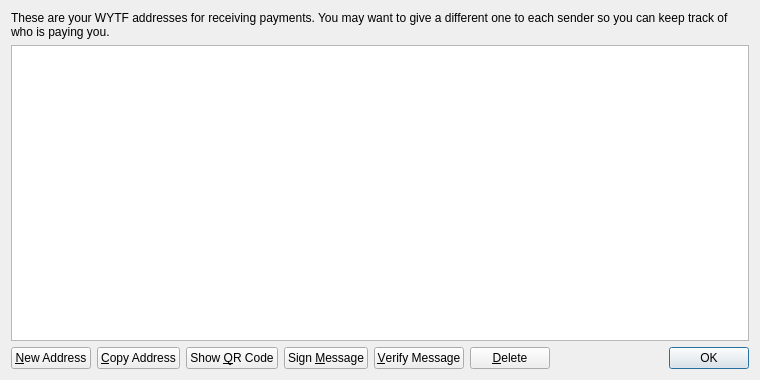
<?xml version="1.0" encoding="UTF-8"?>
<ui version="4.0">
 <class>AddressBookPage</class>
 <widget class="QWidget" name="AddressBookPage">
  <property name="geometry">
   <rect>
    <x>0</x>
    <y>0</y>
    <width>760</width>
    <height>380</height>
   </rect>
  </property>
  <property name="windowTitle">
   <string>Address Book</string>
  </property>
  <layout class="QVBoxLayout" name="verticalLayout">
   <item>
    <widget class="QLabel" name="labelExplanation">
     <property name="text">
      <string>These are your WYTF addresses for receiving payments. You may want to give a different one to each sender so you can keep track of who is paying you.</string>
     </property>
     <property name="textFormat">
      <enum>Qt::PlainText</enum>
     </property>
     <property name="wordWrap">
      <bool>true</bool>
     </property>
    </widget>
   </item>
   <item>
    <widget class="QTableView" name="tableView">
     <property name="contextMenuPolicy">
      <enum>Qt::CustomContextMenu</enum>
     </property>
     <property name="toolTip">
      <string>Double-click to edit address or label</string>
     </property>
     <property name="tabKeyNavigation">
      <bool>false</bool>
     </property>
     <property name="alternatingRowColors">
      <bool>true</bool>
     </property>
     <property name="selectionMode">
      <enum>QAbstractItemView::SingleSelection</enum>
     </property>
     <property name="selectionBehavior">
      <enum>QAbstractItemView::SelectRows</enum>
     </property>
     <property name="sortingEnabled">
      <bool>true</bool>
     </property>
     <attribute name="verticalHeaderVisible">
      <bool>false</bool>
     </attribute>
    </widget>
   </item>
   <item>
    <layout class="QHBoxLayout" name="horizontalLayout">
     <item>
      <widget class="QPushButton" name="newAddressButton">
       <property name="toolTip">
        <string>Create a new address</string>
       </property>
       <property name="text">
        <string>&amp;New Address</string>
       </property>
       <property name="icon">
        <iconset resource="../bitcoin.qrc">
         <normaloff>:/icons/add2</normaloff>:/icons/add2</iconset>
       </property>
      </widget>
     </item>
     <item>
      <widget class="QPushButton" name="copyToClipboard">
       <property name="toolTip">
        <string>Copy the currently selected address to the system clipboard</string>
       </property>
       <property name="text">
        <string>&amp;Copy Address</string>
       </property>
       <property name="icon">
        <iconset resource="../bitcoin.qrc">
         <normaloff>:/icons/editcopy2</normaloff>:/icons/editcopy2</iconset>
       </property>
      </widget>
     </item>
     <item>
      <widget class="QPushButton" name="showQRCode">
       <property name="text">
        <string>Show &amp;QR Code</string>
       </property>
       <property name="icon">
        <iconset resource="../bitcoin.qrc">
         <normaloff>:/icons/qrcode2</normaloff>:/icons/qrcode2</iconset>
       </property>
      </widget>
     </item>
     <item>
      <widget class="QPushButton" name="signMessage">
       <property name="toolTip">
        <string>Sign a message to prove you own a WYTF address</string>
       </property>
       <property name="text">
        <string>Sign &amp;Message</string>
       </property>
       <property name="icon">
        <iconset resource="../bitcoin.qrc">
         <normaloff>:/icons/edit2</normaloff>:/icons/edit2</iconset>
       </property>
      </widget>
     </item>
     <item>
      <widget class="QPushButton" name="verifyMessage">
       <property name="toolTip">
        <string>Verify a message to ensure it was signed with a specified WYTF address</string>
       </property>
       <property name="text">
        <string>&amp;Verify Message</string>
       </property>
       <property name="icon">
        <iconset resource="../bitcoin.qrc">
         <normaloff>:/icons/verify</normaloff>:/icons/verify</iconset>
       </property>
      </widget>
     </item>
     <item>
      <widget class="QPushButton" name="deleteButton">
       <property name="toolTip">
        <string>Delete the currently selected address from the list</string>
       </property>
       <property name="text">
        <string>&amp;Delete</string>
       </property>
       <property name="icon">
        <iconset resource="../bitcoin.qrc">
         <normaloff>:/icons/remove2</normaloff>:/icons/remove2</iconset>
       </property>
      </widget>
     </item>
     <item>
      <spacer name="horizontalSpacer">
       <property name="orientation">
        <enum>Qt::Horizontal</enum>
       </property>
       <property name="sizeHint" stdset="0">
        <size>
         <width>40</width>
         <height>20</height>
        </size>
       </property>
      </spacer>
     </item>
     <item>
      <widget class="QDialogButtonBox" name="buttonBox">
       <property name="sizePolicy">
        <sizepolicy hsizetype="Maximum" vsizetype="Fixed">
         <horstretch>0</horstretch>
         <verstretch>0</verstretch>
        </sizepolicy>
       </property>
       <property name="standardButtons">
        <set>QDialogButtonBox::Ok</set>
       </property>
      </widget>
     </item>
    </layout>
   </item>
  </layout>
 </widget>
 <resources>
  <include location="../bitcoin.qrc"/>
 </resources>
 <connections/>
</ui>
